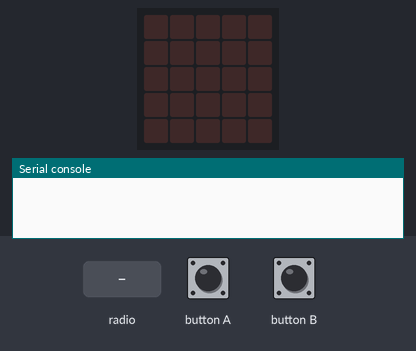
Bench run of a program on a simulated BBC micro:bit (MakeCode). On the bench: the board's 5×5 LED display, the last lines printed to the serial console. Inputs (shaded band) come from the test bench. No radio messages arrive unless stated (any console line starting 'radio sent:' is added by the test bench).

Above: at 1.2 s.
1.3 s: button A pressed for 0.15 s
At 1.65 s:
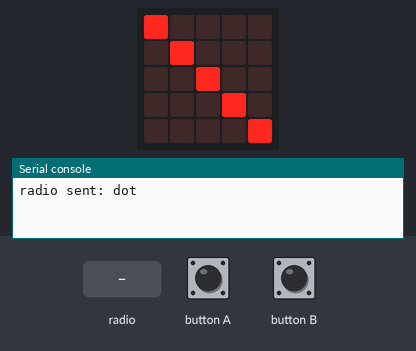
3.3 s: radio message "0" arrives
At 3.5 s:
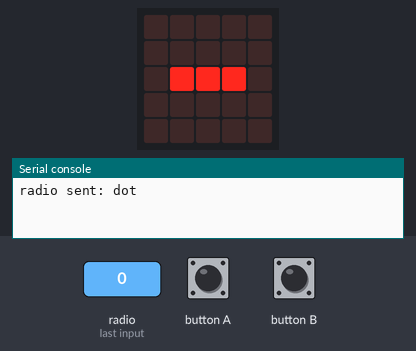
5.2 s: radio message "dot" arrives
At 5.4 s:
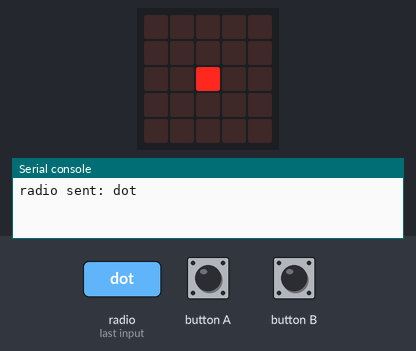
7.1 s: button B pressed for 0.15 s
At 7.45 s:
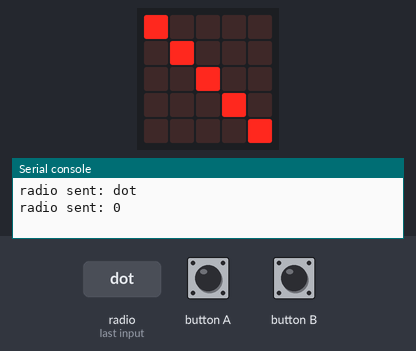
Timing chart, 0 to 9.7 s (numbered marks = the images above; inputs shaded):
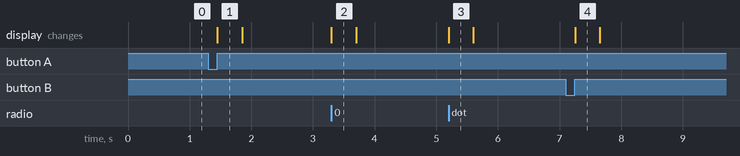

Measured:
- after the input at 1.3 s, the display: changes after 0.15 s (image 1)
- after the input at 3.3 s, the display: changes at once (image 2)
- after the input at 5.2 s, the display: changes at once (image 3)
- after the input at 7.1 s, the display: changes after 0.15 s (image 4)
- what the display in image 1 shows lasts 0.4 s, from 1.5 s to 1.9 s

The program:

radio_morse_code.py
```python
def on_received_number(receivedNumber):
    basic.show_leds("""
        . . . . .
        . . . . .
        . # # # .
        . . . . .
        . . . . .
        """)
    basic.clear_screen()
radio.on_received_number(on_received_number)

def on_button_pressed_a():
    radio.send_string("dot")
    basic.show_leds("""
        # . . . .
        . # . . .
        . . # . .
        . . . # .
        . . . . #
        """)
    basic.clear_screen()
input.on_button_pressed(Button.A, on_button_pressed_a)

def on_received_string(receivedString):
    basic.show_leds("""
        . . . . .
        . . . . .
        . . # . .
        . . . . .
        . . . . .
        """)
    basic.clear_screen()
radio.on_received_string(on_received_string)

def on_button_pressed_b():
    radio.send_number(0)
    basic.show_leds("""
        # . . . .
        . # . . .
        . . # . .
        . . . # .
        . . . . #
        """)
    basic.clear_screen()
input.on_button_pressed(Button.B, on_button_pressed_b)

radio.set_group(1)
```
